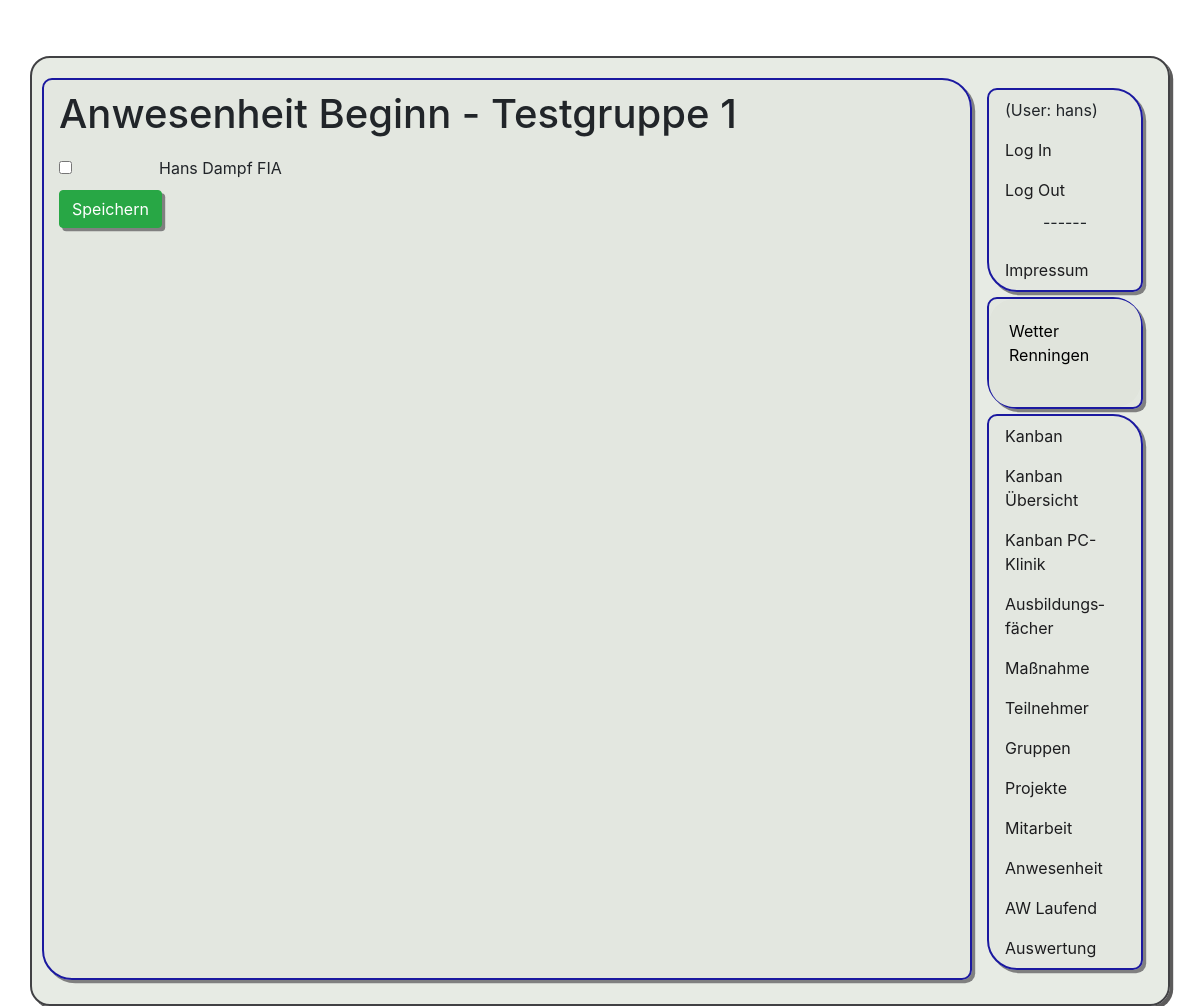
The page /pr1/anwesenheit/1/start (signed in) on the database as committed earlier.
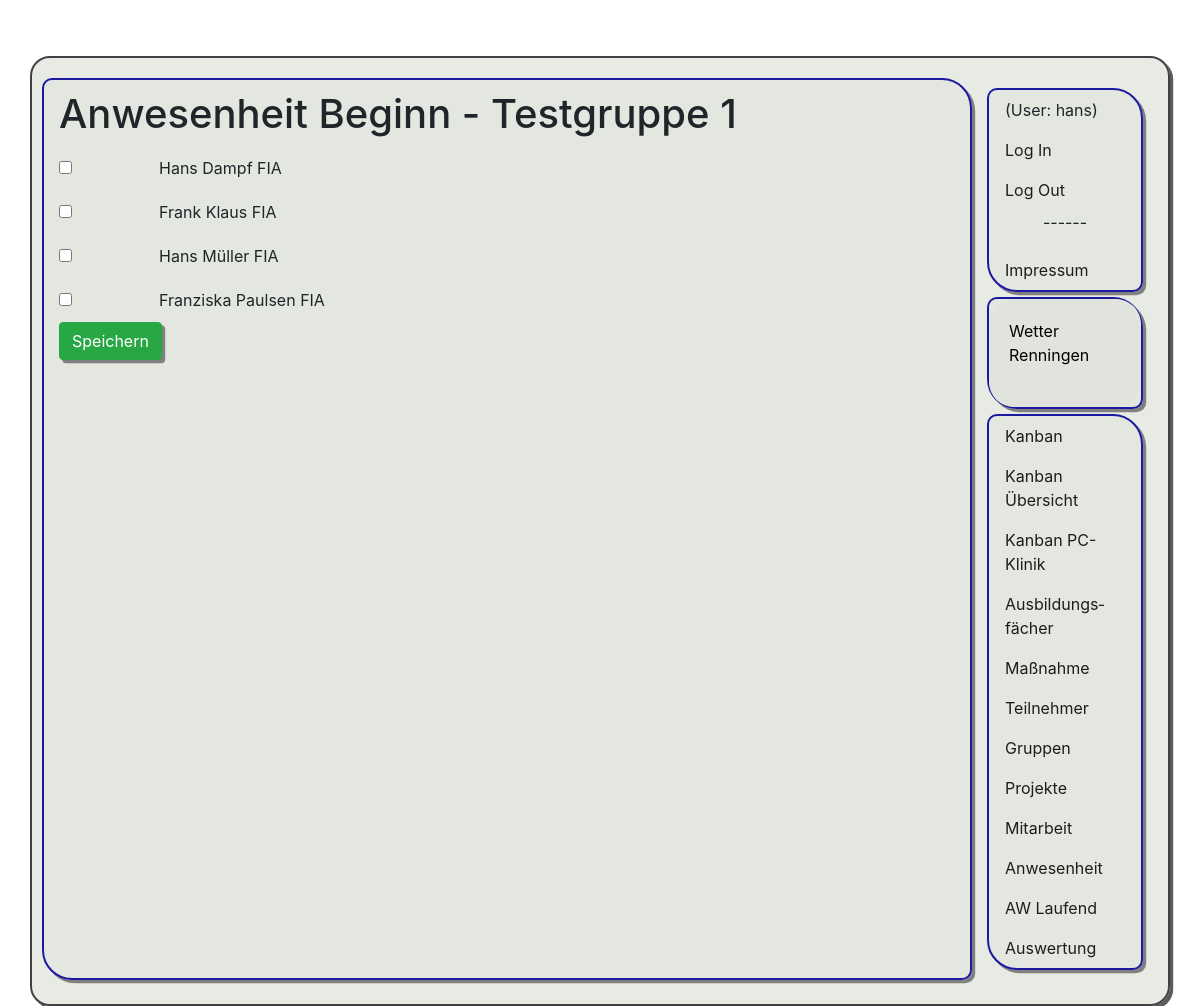
The same page on the database as committed later.
### app1/models.py (models this page shows, shortened)
class Teilnehmer(models.Model):
    name = models.CharField(max_length=50)
    vorname = models.CharField(max_length=50)
    ausbildung = models.ForeignKey(Ausbildung, on_delete=models.CASCADE)
    gruppe = models.ForeignKey(Gruppe, on_delete=models.CASCADE, null=True)
    aktiv = models.BooleanField(default=True)
    email = models.CharField(max_length=255, blank=True)
    mobil = models.CharField(max_length=255, blank=True)
    class Meta:
        ordering = ['name']
        verbose_name_plural = "Teilnehmer"

class Ausbildung(models.Model):
    name = models.CharField(max_length=50)
    slug = models.CharField(max_length=10, unique=True)
    aktiv = models.BooleanField(default=True)
    class Meta:
        ordering = ['slug']
        verbose_name_plural = "Ausbildungen"

### app1/views.py (the view)
# urls.py: path('anwesenheit/<int:gruppe>/start', views.anwesenheit_start, name = 'anwesenheit_start'),
@permission_required('app1.view_teilnehmer')
def anwesenheit_start(request, gruppe):
    if request.method == "POST":
        gruppe = Gruppe.objects.get(id=request.POST["gruppe"])
        teilnehmer = Teilnehmer.objects.filter(aktiv=True, gruppe=gruppe)
        for tn in teilnehmer:
            anwesend = "cbox_"+str(tn.id) in request.POST
            anwesenheit = Anwesenheit(
                teilnehmer=tn, user=request.user, anwesend=anwesend)
            anwesenheit.save()
        return redirect("/pr1/anwesenheit/"+str(gruppe.id))
    else:
        gruppe = Gruppe.objects.get(id=gruppe)
        teilnehmer = Teilnehmer.objects.filter(aktiv=True, gruppe=gruppe)
        return render(request, 'app1/anwesenheit_start.html', {"gruppe": gruppe, "teilnehmer": teilnehmer})

### app1/templates/app1/anwesenheit_start.html (shortened to what this page needs)
﻿{% extends 'app1/base.html' %} {% block h1 %} Anwesenheit Beginn -
{{gruppe.name}} {% endblock h1 %} {% block content %}
  <form method="POST">
    {% for zeile in teilnehmer %}
        <div class="form-check form-switch">
            <input class="form-check-input" type="checkbox" id="cbox_{{zeile.id}}" name="cbox_{{zeile.id}}">
            <label class="form-check-label zeile_tn" for="cbox_{{zeile.id}}">{{zeile.vorname}} {{zeile.name}} {{zeile.ausbildung.slug}}</label>
        </div>
    {% endfor %}
    <button type="submit" class="btn btn-success">Speichern</button>
  </form>
{% endblock content %}

Rows that differ between the two databases and show on the page:
added Teilnehmer: vorname "Frank", name "Klaus", ausbildung.slug "FIA"
added Teilnehmer: vorname "Hans", name "Müller", ausbildung.slug "FIA"
added Teilnehmer: vorname "Franziska", name "Paulsen", ausbildung.slug "FIA"
